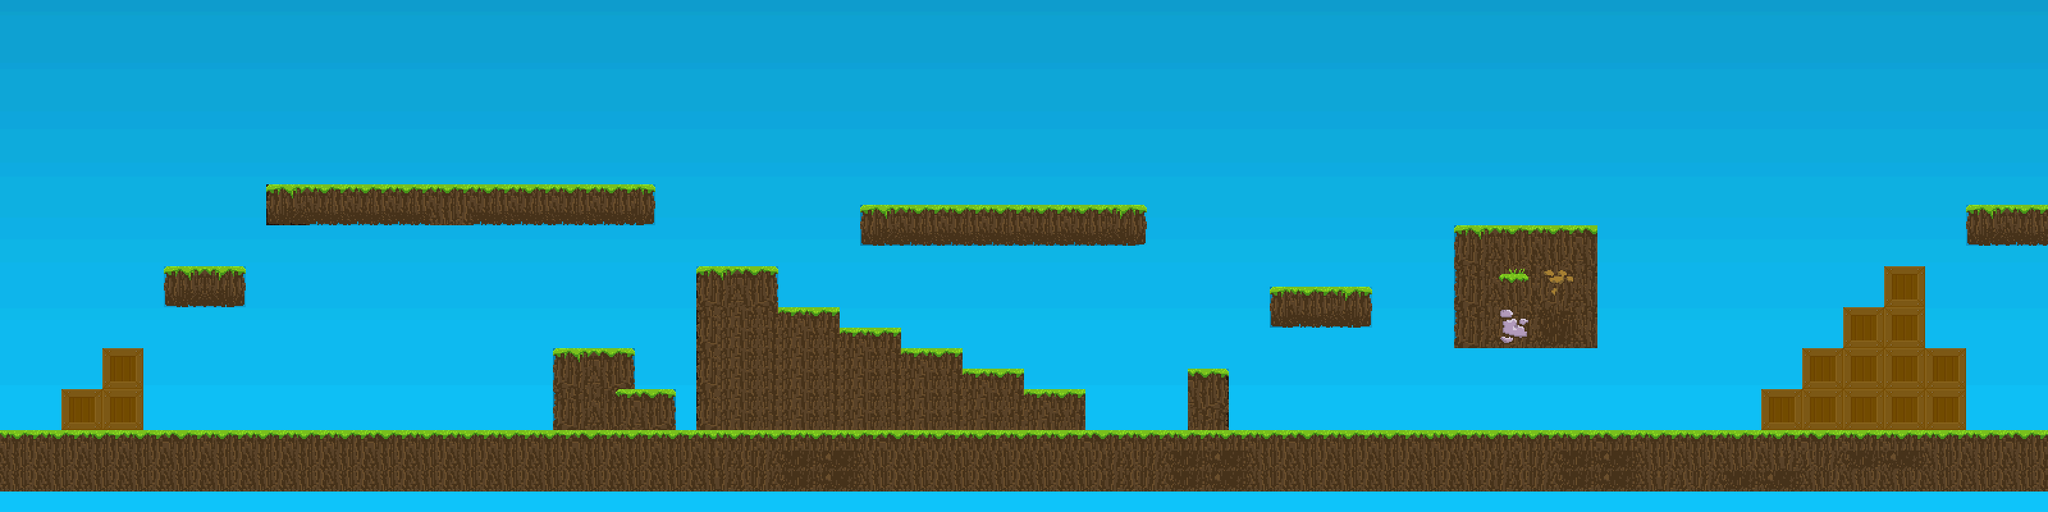

Rendered tile map (Tiled .tmx) drawn with the repository's tilesets; below, a short description and the map source with its tile grids summarised:
An orthogonal 100x25 tile map with 32x32 px tiles, 2 tile layers (Background, Platforms), 2 tilesets.

<map version="1.0" orientation="orthogonal" width="100" height="25" tilewidth="32" tileheight="32">
 <tileset firstgid="1" name="Background" tilewidth="32" tileheight="32">
  <image source="mapTail/BackgroundGradient.png" width="1280" height="1472" />
 </tileset>
 <tileset firstgid="1841" name="Platforms" tilewidth="32" tileheight="32">
  <image source="mapTail/Platforms.png" width="1280" height="1472" />
 </tileset>
 <layer name="Background" width="100" height="25">
  <data>[2500 cells, 2500 non-empty, 1000 distinct tile ids]</data>
 </layer>
 <layer name="Platforms" width="100" height="25">
  <data>[2500 cells, 612 non-empty, 218 distinct tile ids]</data>
 </layer>
</map>
